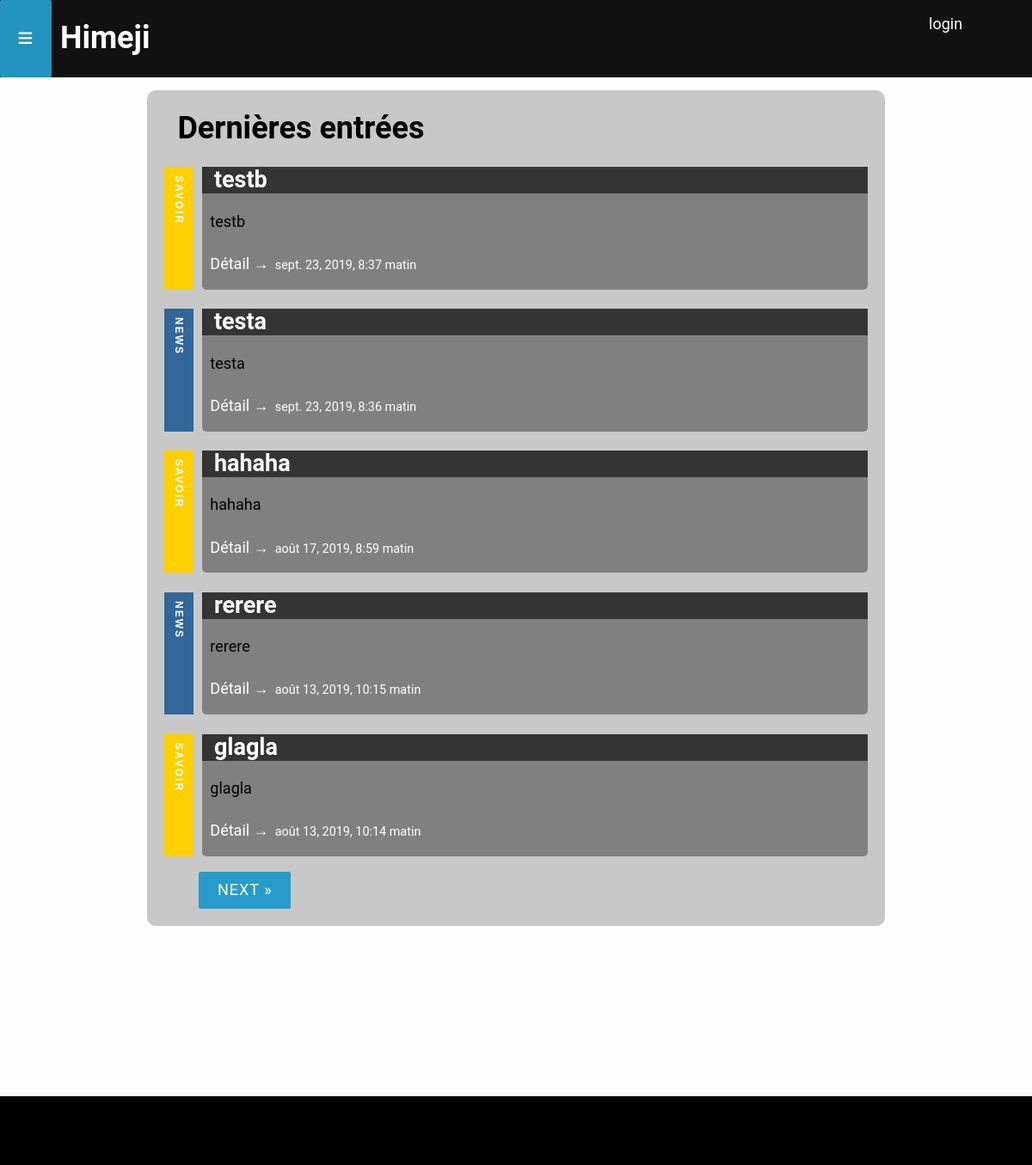
The page / on the database its author committed.
### website/models.py (models this page shows, shortened)
class Post(models.Model):
    title = models.CharField(max_length=200, unique=True)
    slug = models.SlugField(max_length=200, unique=True, default="")
    content = models.TextField(default="")
    created_on = models.DateTimeField(auto_now_add=True, blank=True)
    updated_on = models.DateTimeField(auto_now=True)
    status = models.IntegerField(choices=STATUS, default=0)
    category = models.CharField(max_length=255, choices=CAT, default=0)
    class Meta:
        ordering = ['-created_on']

### website/views.py (the view)
# urls.py: path('', views.AllList.as_view(), name='home'),
class AllList(generic.ListView):
    queryset = Post.objects.filter(status=1).order_by('-created_on')
    template_name = 'index.html'
    paginate_by = 5

### templates/index.html (shortened to what this page needs)
<!DO{% extends "base.html" %}
{% block content %}
<div class="content">
    <h1 style="left:35px;">Dernières entrées</h1>
<div class="news-main">
            {% for post in post_list %}
             <aside class="{% if "Savoir" in post.category %}cat-knowledge{% endif %}{% if "News" in post.category %}cat-news{% endif %}"><h4>{{ post.category }}</h4><div class="card">
                    <div class="card-header"><h2 class="card-title">&nbsp;&nbsp;{{ post.title }}</h2></div>
                    <p class="card-text">&nbsp;&nbsp;{{post.content|slice:":200" }}</p>
                    <a href="{% url 'website:post_detail' post.slug  %}" class="btn btn-primary">&nbsp;&nbsp;Détail &rarr;</a><p class="card-date">&nbsp;&nbsp;{{ post.created_on }} </p>
               </div></aside>
            {% endfor %}
{% if is_paginated %}
  <ul>
    {% if page_obj.has_next %}
   <a href="?page={{ page_obj.next_page_number }}" class="page-link"><button> NEXT &raquo;</button></a>
    {% endif %}
  </ul>
{% endif %}
</div>
</div>
{%endblock%}

### static/css/style.css (style rules this page uses)
*, *::after, *::before { -moz-box-sizing: border-box; box-sizing: border-box; }
html, body, .grid-container { min-height: 100vh; margin: 0; }
a { text-decoration: none; color:white; }
body { font-family: "Roboto", sans-serif; font-size: 18px; background-color: #fdfdfd; }
.grid-container * { position: relative; }
.grid-container *:after { position: absolute; top: 0; left: 0; }
.content { grid-area: content;background-color:rgba(200,200,200,100);margin-top:15px;margin-bottom:15px;border-radius:10px;transition:all 0.5s ; }
button { border: none; padding: 0.6em 1.2em; background: #289bca; color: #fff; font-family: 'Lato', Calibri, Arial, sans-serif; font-size: 1em; letter-spacing: 1px; text-transform: uppercase; cursor: pointer; display: inline-block; margin: 3px 2px; border-radius: 2px; }
.news-main { margin:20px; }
.card { background-color: grey;border-radius: 5px;padding-bottom:5px;margin-top:20px;height:fit-content; }
.card-header { background-color: #343434;color:white; }
.card-date { display:inline-block;font-size:0.8em;color:white;text-align: right; }
aside { display: block; position: relative; }
aside h4 { font: bold 12px Sans-Serif; letter-spacing: 2px; text-transform: uppercase; color: #fff; padding: 5px 10px; margin: 0 0 10px 0; line-height: 24px; }
.csstransforms .cat-knowledge { border-left-color: #ffd001; }
.csstransforms .cat-news { border-left-color: #369; }
.csstransforms aside { border-left: 34px solid; padding-left: 10px; }
.csstransforms aside h4 { position: absolute; top: 0; left: 0; background: none; -webkit-transform-origin: 0 0; -moz-transform-origin: 0 0; -ms-transform-origin: 0 0; -o-transform-origin: 0 0; -webkit-transform: rotate(90deg); -moz-transform: rotate(90deg); -ms-transform: rotate(90deg); -o-transform: rotate(90deg); }

### rows shown on the page
Post: category "SAVOIR", title "testb", content "testb", created_on "sept. 23, 2019, 8:37 matin"
Post: category "NEWS", title "testa", content "testa", created_on "sept. 23, 2019, 8:36 matin"
Post: category "SAVOIR", title "hahaha", content "hahaha", created_on "août 17, 2019, 8:59 matin"
Post: category "NEWS", title "rerere", content "rerere", created_on "août 13, 2019, 10:15 matin"
Post: category "SAVOIR", title "glagla", content "glagla", created_on "août 13, 2019, 10:14 matin"
